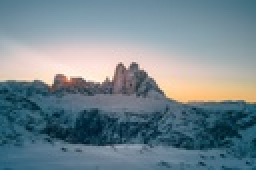
%> input picture EC57L/Mini Project/input.jpg, 128 x 85 px, shrunk from 720 x 480 before the run (shown 2 times larger)
$ octave encryptImage.m   (GNU Octave 9; MATLAB toolbox functions it lacks are replaced by stand-ins)
%> lines starting %> are read from the running program, lines starting %| are printed output that depends on the picture; in (x1, y1, x2, y2) boxes, pixels count from 0 and x2, y2 are one past the last pixel; in counts of white or black regions, pixels touching at a corner belong together; the program's own positions count from 1
### EC57L/Mini Project/logisticMap.m
function array = logisticMap(imageDimensions, xn, r)
    arguments
    imageDimensions = [256 256];
    xn = 0.5;
    r = 3.9;
    end

    array = ones(imageDimensions);

    array(1) = xn;

    for index = 2:imageDimensions(1)*imageDimensions(2)
        array(index) = array(index-1) * r * (1 - array(index-1));
    end

    array = round(array * 255);
end

### EC57L/Mini Project/LFSR.m
function K2 = LFSR(K1)
    K2 = K1;
    for index = 1:numel(K1)
        K1Binary = de2bi(K1(index), 8);
        % XOR of bit 7, 5, 4, 0 with 0 being LSB
        K2Binary = circshift(K1Binary, 1);
        K2Binary(1) = xor(K1Binary(2), xor(K1Binary(3), xor(K1Binary(4), K1Binary(1))));
        K2(index) = bi2de(K2Binary);
    end
end

### EC57L/Mini Project/generateKey.m
function Key = generateKey(sizeOfImage, xn, r)
K1 = logisticMap(sizeOfImage, xn, r);
K2 = LFSR(K1);
Key = bitxor(K1, K2);
end

### EC57L/Mini Project/encryptImage.m
clear all;
close all;
clc;

image = imread("input.jpg");
%> image is the input picture: size 85x128x3 uint8; mean R, G, B 116.5, 134.3, 142.6

% Converting to single channel image from 3 channels (RGB=>BW)
% imageBW = rgb2gray(image);

% Separating out the 3 channels of the Color Image
R = image(:,:,1);
G = image(:,:,2);
B = image(:,:,3);

% Getting image size and declaring the encoding parameters
sizeOfImage = size(R);
%> sizeOfImage = [85 128]
xn = 0.9532;
r = 3.9455;

% Generating the key
Key = uint8(generateKey(sizeOfImage, xn, r));
%> in logisticMap, `array(1) = xn;`:
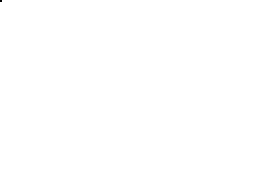
%> array: size 85x128 double (shown 2 times larger); values 0.953 (black) and 1 (white), 100% white; black in thin lines or dots, all inside (x1, y1, x2, y2) = (0, 0, 1, 1)
%> after the loop in logisticMap, `for index = 2:imageDimensions(1)*imageDimensions(2)`:
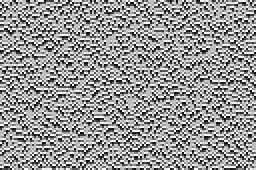
%> array: size 85x128 double (shown 2 times larger); min 0.053, max 0.986, mean 0.59
%> after the loop in LFSR, `for index = 1:numel(K1)`:
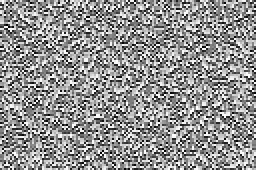
%> K2: size 85x128 double (shown 2 times larger); min 0, max 254, mean 145.6

% Generating an all 0 (black) to show the separated out channels
allBlack = zeros(sizeOfImage);

% Showing the separate channel Un-Encoded pictures
justRed = cat(3, R, allBlack, allBlack);
justGreen = cat(3, allBlack, G, allBlack);
justBlue = cat(3, allBlack, allBlack, B);
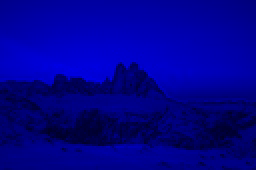
%> justBlue: size 85x128x3 uint8 (shown 2 times larger); mean R, G, B 0, 0, 142.6

% Showing the separate channel Encoded pictures
encryptedRed = cat(3, bitxor(R, Key), allBlack, allBlack);
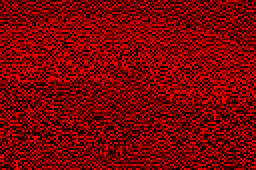
%> encryptedRed: size 85x128x3 uint8 (shown 2 times larger); mean R, G, B 124.4, 0, 0
encryptedGreen = cat(3, allBlack, bitxor(G, Key), allBlack);
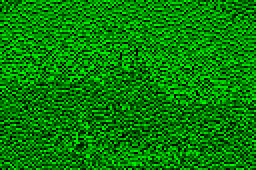
%> encryptedGreen: size 85x128x3 uint8 (shown 2 times larger); mean R, G, B 0, 128.7, 0
encryptedBlue = cat(3, allBlack, allBlack, bitxor(B, Key));
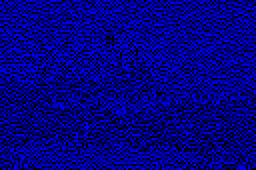
%> encryptedBlue: size 85x128x3 uint8 (shown 2 times larger); mean R, G, B 0, 0, 130.6

% Either of these techniques work
% Separate out the channels and encrypt and combine
% Else use BROADCASTING in MATLAB to directly generate key
% BROADCASTING method works better.

% encryptedImage = encryptedRed + encryptedGreen + encryptedBlue;
%> (the run ends here)
